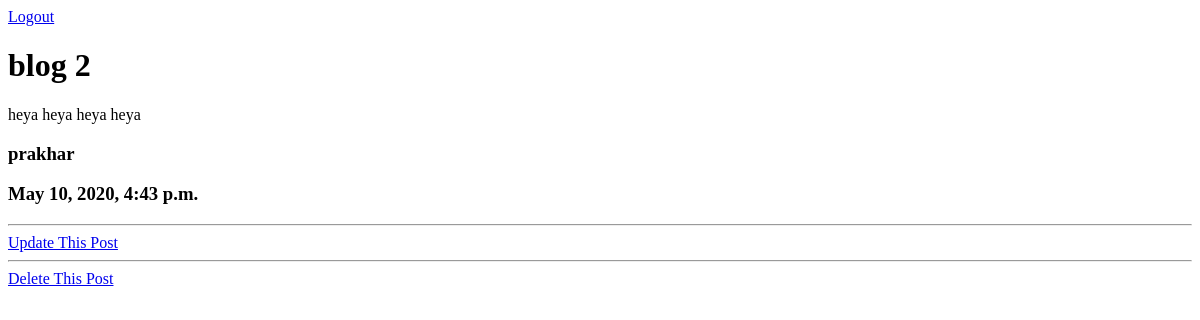
Before: /post/2/ (signed in) with the older database file.
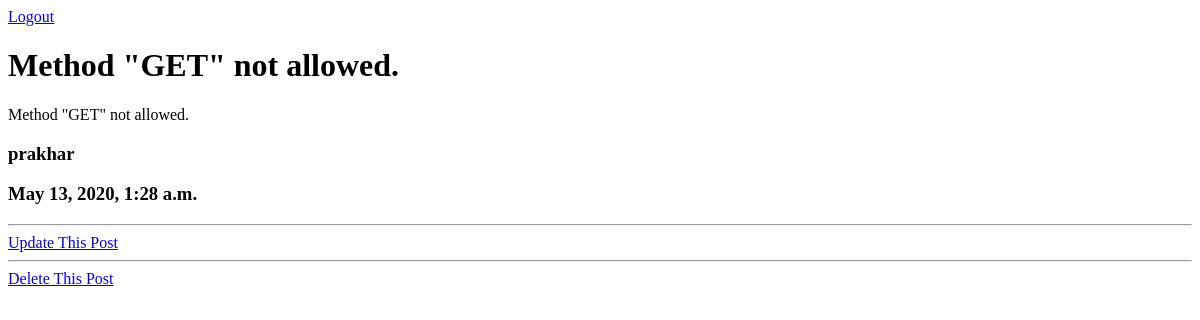
After: the same page with the newer database file.
### blog/models.py (models this page shows, shortened)
class Post(models.Model):
    title = models.CharField(max_length=100)
    content = models.TextField()
    date_posted = models.DateTimeField(default = timezone.now)
    author = models.ForeignKey(User, on_delete=models.CASCADE)

### blog/views.py (the view)
# urls.py: path('post/<int:pk>/',PostDetailView.as_view(),name='post-detail'),
class PostDetailView(DetailView):
    model = Post

### blog/templates/blog/post_detail.html (shortened to what this page needs)
<!DOCTYPE html>
<html lang="en">
<head>
</head>
<body>
    {%if user.is_authenticated %}
    <a href="{%url 'logout'%}">Logout</a>
    <br>
    <h1>{{object.title}}</h1>
    <p>{{object.content}}</p>
    <h3>
        {{object.author}}
    </h3>
    <h3>
        {{object.date_posted}}
    </h3>
    <hr>
    <a href='{% url 'post-update' object.id %}'>Update This Post</a>
    <hr>
    <a href='{% url 'post-delete' object.id %}'>Delete This Post</a>
    {% else %}
    <a href="{%url 'login'%}">Login</a>
    {% endif %}
    <br>
</body>
</html>

Changed rows visible on the page:
changed Post "prakhar": title "blog 2" → "Method \"GET\" not allowed."; content "heya heya heya heya" → "Method \"GET\" not allowed."; date_posted "May 10, 2020, 4:43 p.m." → "May 13, 2020, 1:28 a.m."
